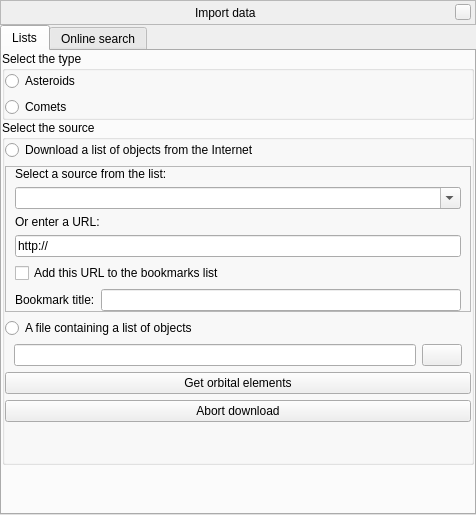
<?xml version="1.0" encoding="UTF-8"?>
<ui version="4.0">
 <author>Bogdan Marinov</author>
 <class>mpcImportWindow</class>
 <widget class="QWidget" name="mpcImportWindow">
  <property name="geometry">
   <rect>
    <x>0</x>
    <y>0</y>
    <width>476</width>
    <height>515</height>
   </rect>
  </property>
  <layout class="QVBoxLayout" name="verticalLayout_2">
   <property name="spacing">
    <number>0</number>
   </property>
   <property name="leftMargin">
    <number>0</number>
   </property>
   <property name="topMargin">
    <number>0</number>
   </property>
   <property name="rightMargin">
    <number>0</number>
   </property>
   <property name="bottomMargin">
    <number>0</number>
   </property>
   <item>
    <widget class="BarFrame" name="TitleBar">
     <property name="sizePolicy">
      <sizepolicy hsizetype="Expanding" vsizetype="Minimum">
       <horstretch>0</horstretch>
       <verstretch>0</verstretch>
      </sizepolicy>
     </property>
     <property name="minimumSize">
      <size>
       <width>0</width>
       <height>25</height>
      </size>
     </property>
     <property name="maximumSize">
      <size>
       <width>16777215</width>
       <height>30</height>
      </size>
     </property>
     <property name="focusPolicy">
      <enum>Qt::NoFocus</enum>
     </property>
     <property name="autoFillBackground">
      <bool>false</bool>
     </property>
     <property name="frameShape">
      <enum>QFrame::StyledPanel</enum>
     </property>
     <layout class="QHBoxLayout" name="_2">
      <property name="spacing">
       <number>6</number>
      </property>
      <property name="leftMargin">
       <number>0</number>
      </property>
      <property name="topMargin">
       <number>0</number>
      </property>
      <property name="rightMargin">
       <number>4</number>
      </property>
      <property name="bottomMargin">
       <number>0</number>
      </property>
      <item>
       <spacer name="leftSpacer">
        <property name="orientation">
         <enum>Qt::Horizontal</enum>
        </property>
        <property name="sizeHint" stdset="0">
         <size>
          <width>40</width>
          <height>20</height>
         </size>
        </property>
       </spacer>
      </item>
      <item>
       <widget class="QLabel" name="stelWindowTitle">
        <property name="text">
         <string extracomment="The title of the window will be set during runtime">Import data</string>
        </property>
       </widget>
      </item>
      <item>
       <spacer name="rightSpacer">
        <property name="orientation">
         <enum>Qt::Horizontal</enum>
        </property>
        <property name="sizeHint" stdset="0">
         <size>
          <width>40</width>
          <height>20</height>
         </size>
        </property>
       </spacer>
      </item>
      <item>
       <widget class="QPushButton" name="closeStelWindow">
        <property name="minimumSize">
         <size>
          <width>16</width>
          <height>16</height>
         </size>
        </property>
        <property name="maximumSize">
         <size>
          <width>16</width>
          <height>16</height>
         </size>
        </property>
        <property name="focusPolicy">
         <enum>Qt::NoFocus</enum>
        </property>
        <property name="text">
         <string/>
        </property>
       </widget>
      </item>
     </layout>
    </widget>
   </item>
   <item>
    <widget class="QStackedWidget" name="stackedWidget">
     <property name="currentIndex">
      <number>0</number>
     </property>
     <widget class="QWidget" name="pageSource">
      <layout class="QVBoxLayout" name="verticalLayout_7">
       <property name="spacing">
        <number>0</number>
       </property>
       <property name="leftMargin">
        <number>0</number>
       </property>
       <property name="topMargin">
        <number>0</number>
       </property>
       <property name="rightMargin">
        <number>0</number>
       </property>
       <property name="bottomMargin">
        <number>0</number>
       </property>
       <item>
        <widget class="QTabWidget" name="tabWidget">
         <property name="currentIndex">
          <number>0</number>
         </property>
         <widget class="QWidget" name="tabLists">
          <attribute name="title">
           <string>Lists</string>
          </attribute>
          <layout class="QVBoxLayout" name="verticalLayout">
           <property name="spacing">
            <number>0</number>
           </property>
           <property name="leftMargin">
            <number>0</number>
           </property>
           <property name="topMargin">
            <number>0</number>
           </property>
           <property name="rightMargin">
            <number>0</number>
           </property>
           <property name="bottomMargin">
            <number>0</number>
           </property>
           <item>
            <widget class="QGroupBox" name="groupBoxType">
             <property name="title">
              <string>Select the type</string>
             </property>
             <layout class="QVBoxLayout" name="verticalLayoutType_3">
              <property name="leftMargin">
               <number>0</number>
              </property>
              <property name="topMargin">
               <number>0</number>
              </property>
              <property name="rightMargin">
               <number>0</number>
              </property>
              <property name="bottomMargin">
               <number>0</number>
              </property>
              <item>
               <widget class="QRadioButton" name="radioButtonAsteroids">
                <property name="text">
                 <string>Asteroids</string>
                </property>
               </widget>
              </item>
              <item>
               <widget class="QRadioButton" name="radioButtonComets">
                <property name="text">
                 <string>Comets</string>
                </property>
               </widget>
              </item>
             </layout>
            </widget>
           </item>
           <item>
            <widget class="QGroupBox" name="groupBoxSource">
             <property name="title">
              <string>Select the source</string>
             </property>
             <layout class="QVBoxLayout" name="verticalLayout_8">
              <property name="leftMargin">
               <number>0</number>
              </property>
              <property name="topMargin">
               <number>0</number>
              </property>
              <property name="rightMargin">
               <number>0</number>
              </property>
              <property name="bottomMargin">
               <number>0</number>
              </property>
              <item>
               <widget class="QRadioButton" name="radioButtonURL">
                <property name="text">
                 <string>Download a list of objects from the Internet</string>
                </property>
               </widget>
              </item>
              <item>
               <widget class="QFrame" name="frameURL">
                <property name="frameShape">
                 <enum>QFrame::StyledPanel</enum>
                </property>
                <property name="frameShadow">
                 <enum>QFrame::Raised</enum>
                </property>
                <layout class="QVBoxLayout" name="verticalLayout_9">
                 <property name="topMargin">
                  <number>0</number>
                 </property>
                 <property name="bottomMargin">
                  <number>0</number>
                 </property>
                 <item>
                  <widget class="QLabel" name="labelSelect">
                   <property name="text">
                    <string>Select a source from the list:</string>
                   </property>
                  </widget>
                 </item>
                 <item>
                  <widget class="QComboBox" name="comboBoxBookmarks">
                   <property name="editable">
                    <bool>true</bool>
                   </property>
                   <property name="insertPolicy">
                    <enum>QComboBox::NoInsert</enum>
                   </property>
                  </widget>
                 </item>
                 <item>
                  <widget class="QLabel" name="labelEnter">
                   <property name="text">
                    <string>Or enter a URL:</string>
                   </property>
                  </widget>
                 </item>
                 <item>
                  <widget class="QFrame" name="frameBookmarkURL">
                   <layout class="QHBoxLayout" name="horizontalLayoutBookmarkURL">
                    <property name="leftMargin">
                     <number>0</number>
                    </property>
                    <property name="topMargin">
                     <number>0</number>
                    </property>
                    <property name="rightMargin">
                     <number>0</number>
                    </property>
                    <property name="bottomMargin">
                     <number>0</number>
                    </property>
                    <item>
                     <widget class="QLineEdit" name="lineEditURL">
                      <property name="inputMethodHints">
                       <set>Qt::ImhUrlCharactersOnly</set>
                      </property>
                      <property name="text">
                       <string notr="true">http://</string>
                      </property>
                     </widget>
                    </item>
                   </layout>
                  </widget>
                 </item>
                 <item>
                  <widget class="QCheckBox" name="checkBoxAddBookmark">
                   <property name="text">
                    <string>Add this URL to the bookmarks list</string>
                   </property>
                  </widget>
                 </item>
                 <item>
                  <widget class="QFrame" name="frameBookmarkTitle">
                   <layout class="QHBoxLayout" name="horizontalLayoutBookmarkName">
                    <property name="leftMargin">
                     <number>0</number>
                    </property>
                    <property name="topMargin">
                     <number>0</number>
                    </property>
                    <property name="rightMargin">
                     <number>0</number>
                    </property>
                    <property name="bottomMargin">
                     <number>0</number>
                    </property>
                    <item>
                     <widget class="QLabel" name="labelBookmarkTitle">
                      <property name="text">
                       <string>Bookmark title:</string>
                      </property>
                     </widget>
                    </item>
                    <item>
                     <widget class="QLineEdit" name="lineEditBookmarkTitle"/>
                    </item>
                   </layout>
                  </widget>
                 </item>
                </layout>
               </widget>
              </item>
              <item>
               <widget class="QRadioButton" name="radioButtonFile">
                <property name="text">
                 <string>A file containing a list of objects</string>
                </property>
               </widget>
              </item>
              <item>
               <widget class="QFrame" name="frameFile">
                <layout class="QHBoxLayout" name="horizontalLayoutFile_2">
                 <property name="topMargin">
                  <number>0</number>
                 </property>
                 <property name="bottomMargin">
                  <number>0</number>
                 </property>
                 <item>
                  <widget class="QLineEdit" name="lineEditFilePath">
                   <property name="inputMethodHints">
                    <set>Qt::ImhNone</set>
                   </property>
                  </widget>
                 </item>
                 <item>
                  <widget class="QPushButton" name="pushButtonBrowse">
                   <property name="icon">
                    <iconset resource="../../../../data/gui/guiRes.qrc">
                     <normaloff>:/graphicGui/uibtFolder.png</normaloff>:/graphicGui/uibtFolder.png</iconset>
                   </property>
                  </widget>
                 </item>
                </layout>
               </widget>
              </item>
              <item>
               <widget class="QPushButton" name="pushButtonAcquire">
                <property name="text">
                 <string>Get orbital elements</string>
                </property>
               </widget>
              </item>
              <item>
               <widget class="QPushButton" name="pushButtonAbortDownload">
                <property name="text">
                 <string>Abort download</string>
                </property>
               </widget>
              </item>
              <item>
               <spacer name="verticalSpacer">
                <property name="orientation">
                 <enum>Qt::Vertical</enum>
                </property>
                <property name="sizeHint" stdset="0">
                 <size>
                  <width>20</width>
                  <height>40</height>
                 </size>
                </property>
               </spacer>
              </item>
             </layout>
            </widget>
           </item>
           <item>
            <spacer name="verticalSpacer_2">
             <property name="orientation">
              <enum>Qt::Vertical</enum>
             </property>
             <property name="sizeHint" stdset="0">
              <size>
               <width>20</width>
               <height>40</height>
              </size>
             </property>
            </spacer>
           </item>
          </layout>
         </widget>
         <widget class="QWidget" name="tabSearch">
          <attribute name="title">
           <string>Online search</string>
          </attribute>
          <layout class="QVBoxLayout" name="verticalLayout_11">
           <item>
            <widget class="QGroupBox" name="groupBoxSearch">
             <property name="title">
              <string>Online search</string>
             </property>
             <layout class="QVBoxLayout" name="verticalLayout_10">
              <property name="leftMargin">
               <number>0</number>
              </property>
              <property name="topMargin">
               <number>0</number>
              </property>
              <property name="rightMargin">
               <number>0</number>
              </property>
              <property name="bottomMargin">
               <number>0</number>
              </property>
              <item>
               <widget class="QLabel" name="labelQueryLink">
                <property name="text">
                 <string notr="true">Query the MPC's &lt;a href=&quot;https://www.minorplanetcenter.net/iau/MPEph/MPEph.html&quot;&gt;Minor Planet &amp;amp; Comet Ephemeris Service&lt;/a&gt;:</string>
                </property>
                <property name="wordWrap">
                 <bool>true</bool>
                </property>
                <property name="openExternalLinks">
                 <bool>true</bool>
                </property>
               </widget>
              </item>
              <item>
               <widget class="QFrame" name="frameSearch">
                <property name="frameShape">
                 <enum>QFrame::StyledPanel</enum>
                </property>
                <property name="frameShadow">
                 <enum>QFrame::Raised</enum>
                </property>
                <layout class="QHBoxLayout" name="horizontalLayout">
                 <property name="leftMargin">
                  <number>0</number>
                 </property>
                 <property name="topMargin">
                  <number>0</number>
                 </property>
                 <property name="rightMargin">
                  <number>0</number>
                 </property>
                 <property name="bottomMargin">
                  <number>0</number>
                 </property>
                 <item>
                  <widget class="QLineEdit" name="lineEditQuery"/>
                 </item>
                 <item>
                  <widget class="QPushButton" name="pushButtonSendQuery">
                   <property name="icon">
                    <iconset resource="../../../../data/gui/guiRes.qrc">
                     <normaloff>:/graphicGui/uibtSearch.png</normaloff>:/graphicGui/uibtSearch.png</iconset>
                   </property>
                  </widget>
                 </item>
                 <item>
                  <widget class="QPushButton" name="pushButtonAbortQuery">
                   <property name="icon">
                    <iconset resource="../../../../data/gui/guiRes.qrc">
                     <normaloff>:/graphicGui/uibtClose.png</normaloff>:/graphicGui/uibtClose.png</iconset>
                   </property>
                  </widget>
                 </item>
                </layout>
               </widget>
              </item>
              <item>
               <widget class="QLabel" name="labelQueryMessage">
                <property name="alignment">
                 <set>Qt::AlignCenter</set>
                </property>
               </widget>
              </item>
              <item>
               <widget class="QLabel" name="labelQueryInstructions">
                <property name="text">
                 <string notr="true">Only one result will be returned if the query is successful.&lt;br&gt;Both comets and asteroids can be identified with their number, name or provisional designation.&lt;br&gt;Comet &lt;i&gt;names&lt;/i&gt; need to be prefixed with &lt;b&gt;C/&lt;/b&gt; or &lt;b&gt;P/&lt;/b&gt;. If more than one comet matches a name, only the first result will be returned. For example, &quot;C/Halley&quot; will return 1P/Halley, Halley's Comet, but &quot;Halley&quot; will return the asteroid (2688) Halley.</string>
                </property>
                <property name="wordWrap">
                 <bool>true</bool>
                </property>
               </widget>
              </item>
             </layout>
            </widget>
           </item>
           <item>
            <spacer name="verticalSpacerSearch">
             <property name="orientation">
              <enum>Qt::Vertical</enum>
             </property>
             <property name="sizeHint" stdset="0">
              <size>
               <width>20</width>
               <height>40</height>
              </size>
             </property>
            </spacer>
           </item>
          </layout>
         </widget>
        </widget>
       </item>
      </layout>
     </widget>
     <widget class="QWidget" name="pageResult">
      <layout class="QVBoxLayout" name="verticalLayout_3">
       <property name="spacing">
        <number>0</number>
       </property>
       <property name="leftMargin">
        <number>0</number>
       </property>
       <property name="topMargin">
        <number>0</number>
       </property>
       <property name="rightMargin">
        <number>0</number>
       </property>
       <property name="bottomMargin">
        <number>0</number>
       </property>
       <item>
        <widget class="QGroupBox" name="groupBoxObjects">
         <property name="title">
          <string>Objects found</string>
         </property>
         <layout class="QVBoxLayout" name="verticalLayout_4">
          <property name="leftMargin">
           <number>0</number>
          </property>
          <property name="topMargin">
           <number>0</number>
          </property>
          <property name="rightMargin">
           <number>0</number>
          </property>
          <property name="bottomMargin">
           <number>0</number>
          </property>
          <item>
           <widget class="QLabel" name="labelInstructions">
            <property name="text">
             <string>Mark the objects you wish to be imported. &lt;i&gt;italics&lt;/i&gt; indicate objects with names matching those of already loaded objects. &lt;br/&gt;&lt;br/&gt;Note that adding a large number of objects may cause Stellarium to run slowly.</string>
            </property>
            <property name="wordWrap">
             <bool>true</bool>
            </property>
           </widget>
          </item>
          <item>
           <widget class="QRadioButton" name="radioButtonOverwrite">
            <property name="toolTip">
             <string>This will update existing objects only.</string>
            </property>
            <property name="text">
             <string>Overwrite existing objects only</string>
            </property>
           </widget>
          </item>
          <item>
           <widget class="QRadioButton" name="radioButtonUpdate">
            <property name="toolTip">
             <string>This will add new objects AND update existing ones.</string>
            </property>
            <property name="text">
             <string>Add new and update existing objects</string>
            </property>
           </widget>
          </item>
          <item>
           <widget class="QCheckBox" name="checkBoxOnlyOrbitalElements">
            <property name="toolTip">
             <string>If not checked, also update the type (comet, asteroid, ...) and magnitude data.</string>
            </property>
            <property name="text">
             <string>Update only the orbital elements</string>
            </property>
            <property name="checked">
             <bool>true</bool>
            </property>
           </widget>
          </item>
          <item>
           <widget class="QLineEdit" name="lineEditSearch"/>
          </item>
          <item>
           <widget class="QListView" name="listViewObjects">
            <property name="selectionMode">
             <enum>QAbstractItemView::NoSelection</enum>
            </property>
            <property name="uniformItemSizes">
             <bool>true</bool>
            </property>
           </widget>
          </item>
          <item>
           <widget class="QFrame" name="frameMarkButtons">
            <property name="frameShape">
             <enum>QFrame::StyledPanel</enum>
            </property>
            <property name="frameShadow">
             <enum>QFrame::Raised</enum>
            </property>
            <layout class="QHBoxLayout" name="horizontalLayoutMarkButtons">
             <property name="leftMargin">
              <number>0</number>
             </property>
             <property name="topMargin">
              <number>0</number>
             </property>
             <property name="rightMargin">
              <number>0</number>
             </property>
             <property name="bottomMargin">
              <number>0</number>
             </property>
             <item>
              <widget class="QPushButton" name="pushButtonMarkAll">
               <property name="text">
                <string>Mark all</string>
               </property>
              </widget>
             </item>
             <item>
              <widget class="QPushButton" name="pushButtonMarkNone">
               <property name="text">
                <string>Mark none</string>
               </property>
              </widget>
             </item>
             <item>
              <widget class="QPushButton" name="pushButtonDiscard">
               <property name="text">
                <string>Discard</string>
               </property>
              </widget>
             </item>
            </layout>
           </widget>
          </item>
          <item>
           <widget class="QPushButton" name="pushButtonAdd">
            <property name="text">
             <string>Add objects</string>
            </property>
           </widget>
          </item>
         </layout>
        </widget>
       </item>
      </layout>
     </widget>
    </widget>
   </item>
  </layout>
 </widget>
 <customwidgets>
  <customwidget>
   <class>BarFrame</class>
   <extends>QFrame</extends>
   <header>Dialog.hpp</header>
   <container>1</container>
  </customwidget>
 </customwidgets>
 <tabstops>
  <tabstop>tabWidget</tabstop>
  <tabstop>radioButtonAsteroids</tabstop>
  <tabstop>radioButtonComets</tabstop>
  <tabstop>radioButtonURL</tabstop>
  <tabstop>comboBoxBookmarks</tabstop>
  <tabstop>lineEditURL</tabstop>
  <tabstop>checkBoxAddBookmark</tabstop>
  <tabstop>lineEditBookmarkTitle</tabstop>
  <tabstop>radioButtonFile</tabstop>
  <tabstop>lineEditFilePath</tabstop>
  <tabstop>pushButtonBrowse</tabstop>
  <tabstop>pushButtonAcquire</tabstop>
  <tabstop>pushButtonAbortDownload</tabstop>
  <tabstop>radioButtonOverwrite</tabstop>
  <tabstop>radioButtonUpdate</tabstop>
  <tabstop>checkBoxOnlyOrbitalElements</tabstop>
  <tabstop>lineEditSearch</tabstop>
  <tabstop>listViewObjects</tabstop>
  <tabstop>pushButtonMarkAll</tabstop>
  <tabstop>pushButtonMarkNone</tabstop>
  <tabstop>pushButtonDiscard</tabstop>
  <tabstop>pushButtonAdd</tabstop>
  <tabstop>pushButtonSendQuery</tabstop>
  <tabstop>lineEditQuery</tabstop>
  <tabstop>pushButtonAbortQuery</tabstop>
 </tabstops>
 <resources>
  <include location="../../../../data/gui/guiRes.qrc"/>
 </resources>
 <connections>
  <connection>
   <sender>radioButtonFile</sender>
   <signal>clicked()</signal>
   <receiver>pushButtonBrowse</receiver>
   <slot>setFocus()</slot>
   <hints>
    <hint type="sourcelabel">
     <x>131</x>
     <y>364</y>
    </hint>
    <hint type="destinationlabel">
     <x>468</x>
     <y>397</y>
    </hint>
   </hints>
  </connection>
  <connection>
   <sender>radioButtonURL</sender>
   <signal>clicked()</signal>
   <receiver>lineEditURL</receiver>
   <slot>setFocus()</slot>
   <hints>
    <hint type="sourcelabel">
     <x>131</x>
     <y>161</y>
    </hint>
    <hint type="destinationlabel">
     <x>110</x>
     <y>267</y>
    </hint>
   </hints>
  </connection>
  <connection>
   <sender>radioButtonUpdate</sender>
   <signal>toggled(bool)</signal>
   <receiver>checkBoxOnlyOrbitalElements</receiver>
   <slot>setEnabled(bool)</slot>
   <hints>
    <hint type="sourcelabel">
     <x>107</x>
     <y>198</y>
    </hint>
    <hint type="destinationlabel">
     <x>107</x>
     <y>226</y>
    </hint>
   </hints>
  </connection>
  <connection>
   <sender>checkBoxAddBookmark</sender>
   <signal>toggled(bool)</signal>
   <receiver>frameBookmarkTitle</receiver>
   <slot>setVisible(bool)</slot>
   <hints>
    <hint type="sourcelabel">
     <x>152</x>
     <y>295</y>
    </hint>
    <hint type="destinationlabel">
     <x>136</x>
     <y>313</y>
    </hint>
   </hints>
  </connection>
 </connections>
</ui>
